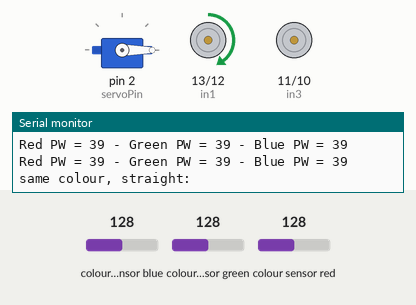
Recording of a sketch running on a simulated Arduino Uno, built with avr-gcc and run on an emulated ATmega328P. Parts: servo, motor-driver pin pairs drawn as motors (green arrow = first pin HIGH = forward, orange = second pin HIGH = backward, longer = more drive, scaled by the enable pin), the last lines printed to the serial monitor. Wiring (inferred from the names in the program): TCS3200 colour sensor: output pin 3; S2 pin 6; S3 pin 7; S0 pin 4; S1 pin 5. Inputs (shaded band) come from the test bench; at power-on: colour sensor blue 128, colour sensor green 128, colour sensor red 128.

Above: at 1.8 s.
1.9 s: colour sensor blue set to 191
4.1 s: colour sensor green set to 182
5.7 s: colour sensor green set to 189
At 6.9 s:
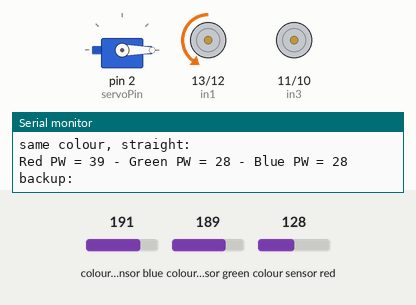
At 8.5 s:
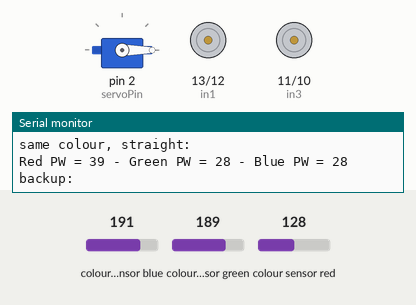
8.7 s: colour sensor blue set to 199
Timing chart, 0 to 11.4 s (numbered marks = the images above; inputs shaded):
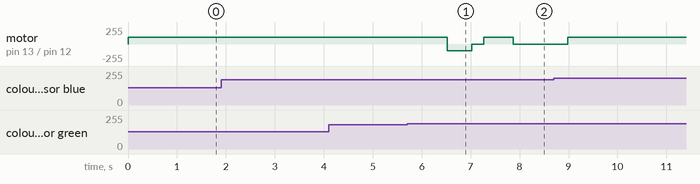

The sketch:

challenge1.ino
```cpp
//challenge 1
#include <Servo.h>


// black = 1
// red = 2
// green = 3
//blue = 4

#define black 1
#define red 2
#define green 3
#define blue 4

Servo myservo;  //create servo object to control a servo

#define servoPin 2


bool entering = true;
int secondPrev = black;
int prev = black;


int randSum = 0;
int sum = 0; //number of loops passed / inside
// Motor A connections
int enA = 9;
int in1 = 13;
int in2 = 12;
// Motor B connections
int enB = 8;
int in3 = 11;
int in4 = 10;

//Ultrasonic sensors
const int trigPin = 0;
const int echoPin = 1;
#define OE_PIN A5

float duration, distance; //store the duration and distance measured by the echo pin
//millis(): returns the value of the current time: call millis before and after a function that you want to measure.
//stopwatch():

//COLOUR SENSOR
// Define color sensor pins
#define S0 4
#define S1 5
#define S2 6
#define S3 7
#define sensorOut 3

// Calibration Values
// *Get these from Calibration Sketch
const int redMin = 70; // Red minimum value
const int redMax = 1400; // Red maximum value
const int greenMin = 70; // Green minimum value
const int greenMax = 1400; // Green maximum value
const int blueMin = 50; // Blue minimum value
const int blueMax = 1300; // Blue maximum value


// Variables for Color Pulse Width Measurements
int redPW = 0;
int greenPW = 0;
int bluePW = 0;


int colour = -1;
int speed_motor = 100;

void setup() {
	pinMode(OE_PIN,OUTPUT);
  digitalWrite(OE_PIN, LOW);

  // Set all the motor control pins to outputs
	pinMode(enA, OUTPUT);
	pinMode(enB, OUTPUT);
	pinMode(in1, OUTPUT);
	pinMode(in2, OUTPUT);
	pinMode(in3, OUTPUT);
	pinMode(in4, OUTPUT);

	// Turn off motors - Initial state
	digitalWrite(in1, LOW);
	digitalWrite(in2, LOW);
	digitalWrite(in3, LOW);
	digitalWrite(in4, LOW);

  myservo.attach(servoPin);  //attachs the servo on pin 10 to servo object
  myservo.write(0);    //back to 0 degrees

  //Ultrasonic Sensor
  pinMode(trigPin, OUTPUT); // trigger Pin for left
  pinMode(echoPin, INPUT); // echo Pin for Ultrasonic

  //Colour sensor
  // Set S0 - S3 as outputs
	pinMode(S0, OUTPUT);
	pinMode(S1, OUTPUT);
	pinMode(S2, OUTPUT);
	pinMode(S3, OUTPUT);

	// Set Pulse Width scaling to 20%
	digitalWrite(S0,HIGH);
	digitalWrite(S1,LOW);

	// Set Sensor output as input
	pinMode(sensorOut, INPUT);

  // Setup Serial Monitor
	Serial.begin(9600);

  while (entering == true){
    gostraight();
    checkcolour();
    if(colour != black){
      entering = false;
      secondPrev = prev;
      prev = colour;
    }
    sum++;
  }

}

void loop() {
  //assume inside the ring
  checkcolour();

  if(sum == 5){
    stop();
    myservo.write(0); // reset angle to 0
    delay(10);
    for (int i = 0; i <= 100; i++){ // slowly close the claws by adjusting the servo
      myservo.write(i);
     // write the i angle to the servo
        delay(15);
      //delay 15ms
    }
    delay(100); //delay just in case
    delay(10000);
  }

  if(colour == secondPrev){
    Serial.println("backup:");
    backUp();
  }

  else if(colour == prev){ // in the loop
    Serial.println("same colour, straight:");
    gostraight();

  }

  else if(colour != prev){ // ex. were in red, now not in red and not secondPrev
    Serial.println("new colour: straight still");

    secondPrev = prev;
    prev = colour;
    gostraight();
    sum++;
  }

}

void checkcolour(){
  // Read Red Pulse Width
	redPW = getRedPW();
	// Delay to stabilize sensor
	delay(200);

	// Read Green Pulse Width
	greenPW = getGreenPW();
	// Delay to stabilize sensor
	delay(200);

	// Read Blue Pulse Width
	bluePW = getBluePW();
	// Delay to stabilize sensor
	delay(200);

	// Print output to Serial Monitor
	Serial.print("Red PW = ");
	Serial.print(redPW);
	Serial.print(" - Green PW = ");
	Serial.print(greenPW);
	Serial.print(" - Blue PW = ");
	Serial.println(bluePW);

  if (redPW > 600 && bluePW > 600 && greenPW > 600){
    Serial.println("black");
    colour = 1;
  }
  else if (redPW < bluePW && redPW < greenPW){
    Serial.println("red");
    colour = 2;
  }
  else if (bluePW < redPW && bluePW < greenPW){
    Serial.println("blue");
    colour = 3;
  }
  else if (greenPW < redPW && greenPW < bluePW){
    Serial.println("green");
    colour = 4;
  }

  else{
    colour = 5; //edge case something's wrong
  }

}

void stop(){
  // Turn off motors
  digitalWrite(in1, LOW);
  digitalWrite(in2, LOW);
  digitalWrite(in3, LOW);
  digitalWrite(in4, LOW);
}

void gostraight() {
	// Set motors to maximum speed
	// For PWM maximum possible values are 0 to 255
	analogWrite(enA, speed_motor);
	analogWrite(enB, speed_motor);

	// Turn on motor A & B
  //right motor
	digitalWrite(in1, HIGH);
	digitalWrite(in2, LOW);
  //left motor
	digitalWrite(in3, HIGH);
	digitalWrite(in4, LOW);
	delay(50);
}

void turnleft() {
  randSum++;
	// Set motors to maximum speed
	// For PWM maximum possible values are 0 to 255
	analogWrite(enA, speed_motor);
	analogWrite(enB, speed_motor);


  // Turn on motor A & B
  //right motor
  digitalWrite(in1, HIGH);
  digitalWrite(in2, LOW);
  //left motor
  digitalWrite(in3, LOW);
  digitalWrite(in4, HIGH);


  if(randSum % 2 == 0){
    delay(400);
  }
  else{
    delay (600);
  }


}

void backUp() {
	// Set motors to maximum speed
	// For PWM maximum possible values are 0 to 255
	analogWrite(enA, speed_motor);
	analogWrite(enB, speed_motor);

  // Turn on motor A & B

  digitalWrite(in2, HIGH);
  digitalWrite(in1, LOW);
  digitalWrite(in4, HIGH);
  digitalWrite(in3, LOW);

  delay(500);

  digitalWrite(in1, LOW);
  digitalWrite(in2, LOW);
  digitalWrite(in3, LOW);
  digitalWrite(in4, LOW);

  delay(250);

  turnleft();

  digitalWrite(in1, LOW);
  digitalWrite(in2, LOW);
  digitalWrite(in3, LOW);
  digitalWrite(in4, LOW);

  delay(500);
}

// Function to read Red Pulse Widths
int getRedPW() {
	// Set sensor to read Red only
	digitalWrite(S2,LOW);
	digitalWrite(S3,LOW);
	// Define integer to represent Pulse Width
	int PW;
	// Read the output Pulse Width
	PW = pulseIn(sensorOut, LOW);
	// Return the value
	return PW;
}

// Function to read Green Pulse Widths
int getGreenPW() {
	// Set sensor to read Green only
	digitalWrite(S2,HIGH);
	digitalWrite(S3,HIGH);
	// Define integer to represent Pulse Width
	int PW;
	// Read the output Pulse Width
	PW = pulseIn(sensorOut, LOW);
	// Return the value
	return PW;
}

// Function to read Blue Pulse Widths
int getBluePW() {
	// Set sensor to read Blue only
	digitalWrite(S2,LOW);
	digitalWrite(S3,HIGH);
	// Define integer to represent Pulse Width
	int PW;
	// Read the output Pulse Width
	PW = pulseIn(sensorOut, LOW);
	// Return the value
	return PW;
}
```

Measured:
- the behaviour switches between 186 and 187 on colour sensor green (found by bisection; images 0 and 1)
- after the input at 5.7 s, motor on pin 13 (in1) / pin 12 (in2): forward 100/255 → backward 100/255 after 0.82 s, → stopped 0.50 s later, → forward 100/255 0.25 s later, → stopped 0.60 s later
